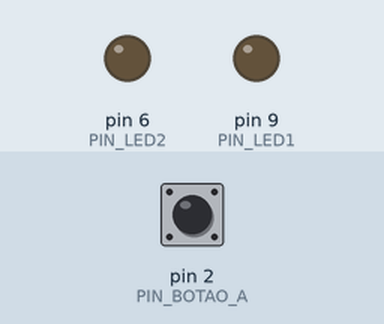
Bench run of a sketch on a simulated Arduino Uno, built with avr-gcc and run on an emulated ATmega328P. Parts: output pins drawn as LEDs (lit = HIGH). The inputs (shaded band) are chosen by the test bench; at power-on: pin 2 (PIN_BOTAO_A) HIGH. What the sketch prints to the serial monitor is not drawn.

Above: at 1.2 s.
1.3 s: pin 2 (PIN_BOTAO_A) pulled LOW for 3.2 s
At 4.8 s:
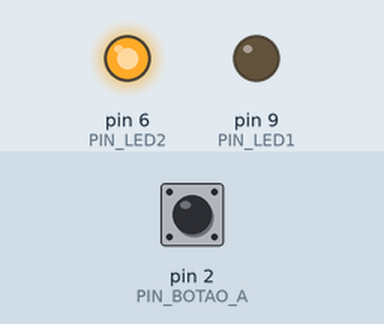
Timing chart, 0 to 9.0 s (numbered marks = the images above; inputs shaded):
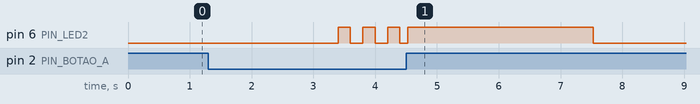

The sketch:

exercicio11.ino
```cpp
// ============================================================
//  Detector de Pulso Curto vs. Longo
//  - Botão A no pino 2
//  - LED 1 no pino 9  → pressionamento curto  (< 1 s)
//  - LED 2 no pino 6  → pressionamento longo   (> 2 s)
// ============================================================

const int PIN_BOTAO_A = 2;
const int PIN_LED1    = 9;
const int PIN_LED2    = 6;

const unsigned long TEMPO_CURTO  = 1000; // < 1 s  → LED 1
const unsigned long TEMPO_LONGO  = 2000; // > 2 s  → LED 2
const unsigned long TEMPO_LED_ON = 3000; // LEDs ficam acesos por 3 s
const unsigned long DEBOUNCE_MS  =   30; // filtro de ruído mecânico

// --- Máquina de estados ---
enum Estado { AGUARDANDO, PRESSIONADO, EXIBINDO };
Estado estado = AGUARDANDO;

unsigned long tempoPress    = 0; // momento em que o botão foi pressionado
unsigned long tempoLedInicio = 0; // momento em que o LED acendeu
int           ledAtivo      = 0; // qual LED está aceso (1 ou 2)

// ============================================================
void setup() {
  pinMode(PIN_BOTAO_A, INPUT_PULLUP);
  pinMode(PIN_LED1,    OUTPUT);
  pinMode(PIN_LED2,    OUTPUT);
  digitalWrite(PIN_LED1, LOW);
  digitalWrite(PIN_LED2, LOW);
  Serial.begin(9600);
  Serial.println("Sistema pronto — pressione o Botão A");
}

// ============================================================
// Lê o botão com debounce por confirmação dupla
bool botaoPresionado() {
  if (digitalRead(PIN_BOTAO_A) == LOW) {
    delay(DEBOUNCE_MS);
    return digitalRead(PIN_BOTAO_A) == LOW;
  }
  return false;
}

bool botaoSolto() {
  if (digitalRead(PIN_BOTAO_A) == HIGH) {
    delay(DEBOUNCE_MS);
    return digitalRead(PIN_BOTAO_A) == HIGH;
  }
  return false;
}

// ============================================================
void apagarLeds() {
  digitalWrite(PIN_LED1, LOW);
  digitalWrite(PIN_LED2, LOW);
  ledAtivo = 0;
}

void acenderLed(int led) {
  apagarLeds();
  digitalWrite(led == 1 ? PIN_LED1 : PIN_LED2, HIGH);
  ledAtivo      = led;
  tempoLedInicio = millis();

  Serial.print("LED ");
  Serial.print(led);
  Serial.println(led == 1 ? " aceso (pulso CURTO < 1 s)" : " aceso (pulso LONGO > 2 s)");
}

// ============================================================
void loop() {

  switch (estado) {

    // --------------------------------------------------------
    case AGUARDANDO:
      if (botaoPresionado()) {
        tempoPress = millis();
        estado     = PRESSIONADO;
        Serial.println("Botão pressionado...");
      }
      break;

    // --------------------------------------------------------
    case PRESSIONADO:
      // Feedback visual enquanto segura: pisca o LED 2 após 2 s
      if (millis() - tempoPress >= TEMPO_LONGO) {
        digitalWrite(PIN_LED2, (millis() / 200) % 2); // pisca a 5 Hz
      }

      if (botaoSolto()) {
        unsigned long duracao = millis() - tempoPress;
        digitalWrite(PIN_LED2, LOW); // garante que o pisca pare

        Serial.print(" Botão solto — duração: ");
        Serial.print(duracao);
        Serial.println(" ms");

        if (duracao < TEMPO_CURTO) {
          acenderLed(1);
          estado = EXIBINDO;

        } else if (duracao >= TEMPO_LONGO) {
          acenderLed(2);
          estado = EXIBINDO;

        } else {
          // Entre 1 s e 2 s: zona neutra, nenhum LED acende
          Serial.println("○ Zona neutra (1 s – 2 s) — nenhum LED aceso");
          estado = AGUARDANDO;
        }
      }
      break;

    // --------------------------------------------------------
    case EXIBINDO:
      // Apaga o LED após 3 segundos
      if (millis() - tempoLedInicio >= TEMPO_LED_ON) {
        apagarLeds();
        estado = AGUARDANDO;
        Serial.println("○ LED apagado — aguardando novo pulso\n");
      }
      break;
  }
}
```

Measured:
- after the input at 1.3 s, pin 6 (PIN_LED2): LOW → HIGH after 2.1 s, → LOW 0.20 s later, → HIGH 0.20 s later, → LOW 0.20 s later, … (8 changes in this stretch)
